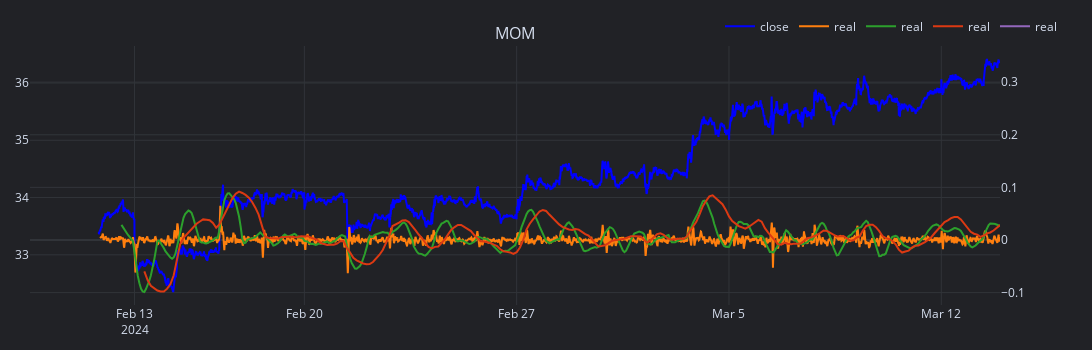

Notebook code for this chart:
### Code cell
t1_lengtgh = 15
t2_length = 15
t3_length = 15
t4_length = 5
t1_th = 0.1
t2_th = 0.1
t3_th = 0.1
t4_th = 0.1



#minute
t1slope = vbt.indicator("talib:LINEARREG_SLOPE ").run(t1data.close, timeperiod=t1_lengtgh) # -0.09, 0.09
t2slope = vbt.indicator("talib:LINEARREG_SLOPE ").run(t2data.vwap, timeperiod=t2_length) #   -0.08 , 0.079
t3slope = vbt.indicator("talib:LINEARREG_SLOPE ").run(t3data.vwap, timeperiod=t3_length) #   -0.08, 0.08
#daily
t4slope = vbt.indicator("talib:LINEARREG_SLOPE ").run(t4data.vwap, timeperiod=t4_length) #   -0.1, 0.09

plot_2y_close(priminds=[], secinds=[t1slope, t2slope, t3slope, t4slope], close=t1data.close).show()

### Figure 1 — Plotly figure (JSON) as saved in the notebook; plotly's stock layout.template omitted (floating-point values rounded to 4 significant figures; data arrays with more than 128 entries replaced by an {"elided": "..."} marker saying what was removed)
{"data": [{"line": {"color": "blue"}, "name": "close", "showlegend": true, "type": "scatter", "uid": "92bba541-b56f-4181-9944-15a05ead1658", "x": {"elided": "8281 str values"}, "xaxis": "x", "y": {"elided": "8281 float values"}, "yaxis": "y"}, {"mode": "lines", "name": "real", "showlegend": true, "type": "scatter", "uid": "5ac1c2d1-8eb4-4774-a91b-cbb39a5feab4", "x": {"elided": "8281 str values"}, "xaxis": "x", "y": {"elided": "8281 float values"}, "yaxis": "y2"}, {"mode": "lines", "name": "real", "showlegend": true, "type": "scatter", "uid": "d6536ba1-6f57-4f0b-8f7d-ba1fc0c6eb24", "x": {"elided": "553 str values"}, "xaxis": "x", "y": {"elided": "553 float values"}, "yaxis": "y2"}, {"mode": "lines", "name": "real", "showlegend": true, "type": "scatter", "uid": "6a67aaba-fc2b-4c51-b413-cca3a4364412", "x": {"elided": "277 str values"}, "xaxis": "x", "y": {"elided": "277 float values"}, "yaxis": "y2"}, {"mode": "lines", "name": "real", "showlegend": true, "type": "scatter", "uid": "be1ca6d3-dd85-45ef-85d1-2711a52c5239", "x": ["2024-02-12T00:00:00-05:00", "2024-02-13T00:00:00-05:00", "2024-02-14T00:00:00-05:00", "2024-02-15T00:00:00-05:00", "2024-02-16T00:00:00-05:00", "2024-02-20T00:00:00-05:00", "2024-02-21T00:00:00-05:00", "2024-02-22T00:00:00-05:00", "2024-02-23T00:00:00-05:00", "2024-02-26T00:00:00-05:00", "2024-02-27T00:00:00-05:00", "2024-02-28T00:00:00-05:00", "2024-02-29T00:00:00-05:00", "2024-03-01T00:00:00-05:00", "2024-03-04T00:00:00-05:00", "2024-03-05T00:00:00-05:00", "2024-03-06T00:00:00-05:00", "2024-03-07T00:00:00-05:00", "2024-03-08T00:00:00-05:00", "2024-03-11T00:00:00-04:00", "2024-03-12T00:00:00-04:00", "2024-03-13T00:00:00-04:00"], "xaxis": "x", "y": [null, null, null, null, 0.1811, 0.3441, 0.09705, -0.09285, -0.03842, 0.006746, 0.1386, 0.1529, 0.1582, 0.1451, 0.1868, 0.2845, 0.3137, 0.2804, 0.1529, 0.08312, 0.1183, 0.1614], "yaxis": "y2"}], "layout": {"annotations": [{"font": {"size": 16}, "showarrow": false, "text": "MOM", "x": 0.47, "xanchor": "center", "xref": "paper", "y": 1, "yanchor": "bottom", "yref": "paper"}], "height": 350, "legend": {"orientation": "h", "traceorder": "normal", "x": 1, "xanchor": "right", "y": 1.02, "yanchor": "bottom"}, "margin": {"b": 30, "l": 30, "r": 30, "t": 30}, "width": 1280, "xaxis": {"anchor": "y", "domain": [0, 0.94], "rangebreaks": [{"bounds": ["2024-02-12T16:00:00-05:00", "2024-02-13T09:30:00-05:00"]}, {"bounds": ["2024-02-13T16:00:00-05:00", "2024-02-14T09:30:00-05:00"]}, {"bounds": ["2024-02-14T16:00:00-05:00", "2024-02-15T09:30:00-05:00"]}, {"bounds": ["2024-02-15T16:00:00-05:00", "2024-02-16T09:30:00-05:00"]}, {"bounds": ["2024-02-16T16:00:00-05:00", "2024-02-20T09:30:00-05:00"]}, {"bounds": ["2024-02-20T16:00:00-05:00", "2024-02-21T09:30:00-05:00"]}, {"bounds": ["2024-02-21T16:00:00-05:00", "2024-02-22T09:30:00-05:00"]}, {"bounds": ["2024-02-22T16:00:00-05:00", "2024-02-23T09:30:00-05:00"]}, {"bounds": ["2024-02-23T16:00:00-05:00", "2024-02-26T09:30:00-05:00"]}, {"bounds": ["2024-02-26T16:00:00-05:00", "2024-02-27T09:30:00-05:00"]}, {"bounds": ["2024-02-27T16:00:00-05:00", "2024-02-28T09:30:00-05:00"]}, {"bounds": ["2024-02-28T16:00:00-05:00", "2024-02-29T09:30:00-05:00"]}, {"bounds": ["2024-02-29T16:00:00-05:00", "2024-03-01T09:30:00-05:00"]}, {"bounds": ["2024-03-01T16:00:00-05:00", "2024-03-04T09:30:00-05:00"]}, {"bounds": ["2024-03-04T16:00:00-05:00", "2024-03-05T09:30:00-05:00"]}, {"bounds": ["2024-03-05T16:00:00-05:00", "2024-03-06T09:30:00-05:00"]}, {"bounds": ["2024-03-06T16:00:00-05:00", "2024-03-07T09:30:00-05:00"]}, {"bounds": ["2024-03-07T16:00:00-05:00", "2024-03-08T09:30:00-05:00"]}, {"bounds": ["2024-03-08T16:00:00-05:00", "2024-03-11T09:30:00-04:00"]}, {"bounds": ["2024-03-11T16:00:00-04:00", "2024-03-12T09:30:00-04:00"]}, {"bounds": ["2024-03-12T16:00:00-04:00", "2024-03-13T09:30:00-04:00"]}]}, "yaxis": {"anchor": "x", "domain": [0, 1]}, "yaxis2": {"anchor": "x", "overlaying": "y", "side": "right"}}}
